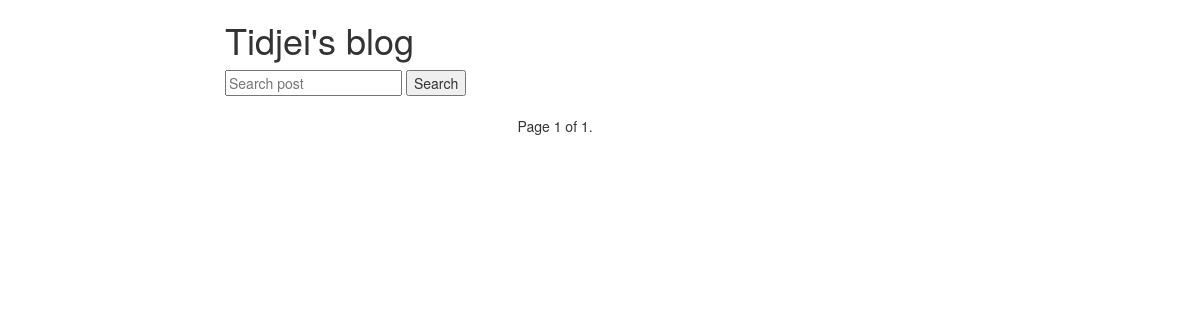
/posts/, run on an earlier commit of the app's database.
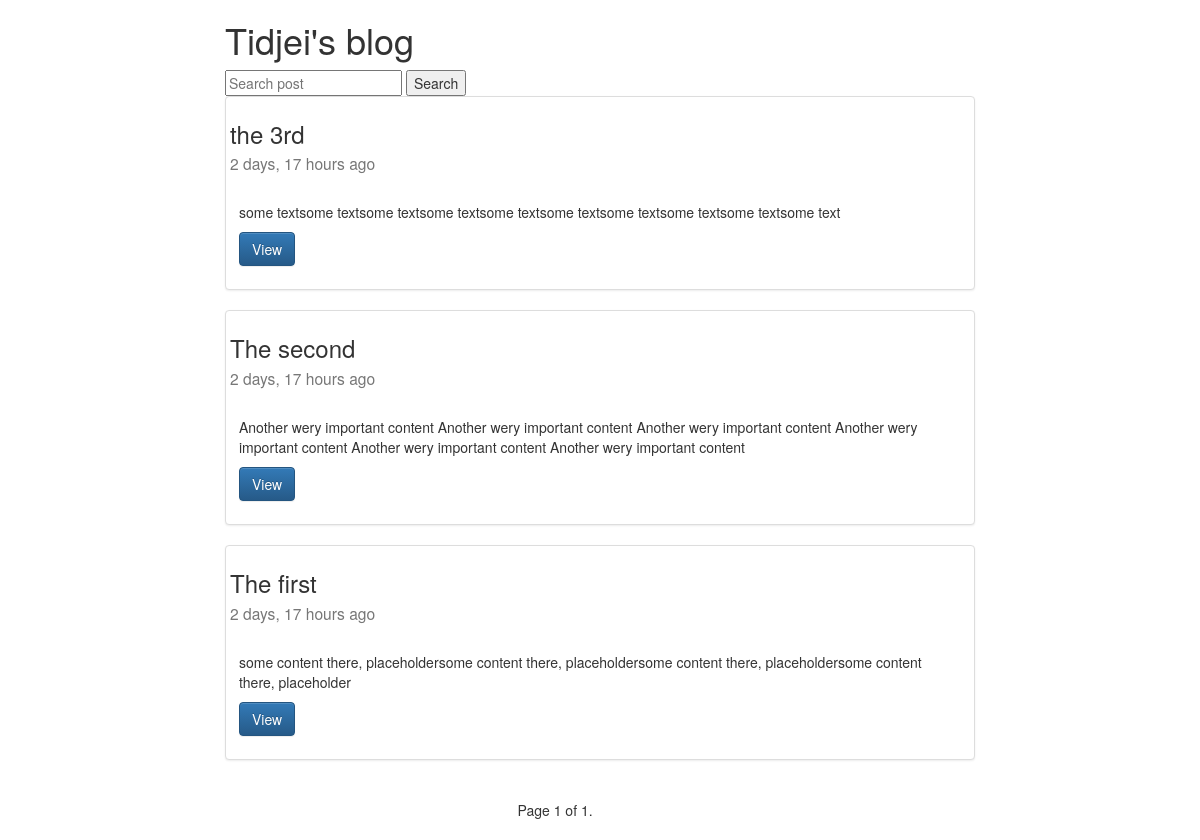
And on a later commit of the database.
### posts/models.py (models this page shows, shortened)
class Post(models.Model):
    user = models.ForeignKey(settings.AUTH_USER_MODEL, default=1)
    title = models.CharField(max_length=120)
    image = models.FileField(null=True, blank=True)
    content = models.TextField()
    updated = models.DateTimeField('Was updated', auto_now=True, auto_now_add=False)
    timestamp = models.DateTimeField('Was created', auto_now=False, auto_now_add=True)
    def get_absolute_url(self):
        return reverse('posts:detail', kwargs={'id': self.id})
    class Meta:
        ordering = ["-updated", "-timestamp"]

### posts/views.py (the view)
def posts_list(request):
    model_title = Post.objects.all()
    query = request.GET.get('q')
    if query:
        model_title = Post.objects.all().filter(title__icontains=query)
    paginator = Paginator(model_title, 5)
    page = request.GET.get('page')
    try:
        model_title_p = paginator.page(page)
    except PageNotAnInteger:
        model_title_p = paginator.page(1)
    except EmptyPage:
        model_title_p = paginator.page(paginator.num_pages)
    context = {
        'model_title': model_title_p
    }
    return render(request, 'posts/home.html', context)

### posts/templates/posts/home.html (shortened to what this page needs)
{% extends 'posts/base.html' %}
{% block content %}
    <div class="row">
        <div class="col-sm-8 col-sm-offset-2">
            <h1>Tidjei's blog</h1>
            <form method="GET" action="">
                <input type="text" placeholder="Search post" name="q" value="{{ request.GET.q }}"/>
                <input type="submit" value="Search"/>
            </form>
            {% for i in model_title %}
                <div class="row">
                    <div class="col-sm-12">
                        <div class="thumbnail">
                            <h3>{{ i.title }} <br>
                                <small>{{ i.updated|timesince }} ago</small>
                            </h3>
                            <div class="caption">
                                <p>{{ i.content|linebreaks|truncatechars:500 }}</p>
                                <p><a href="{{ i.get_absolute_url }}" class="btn btn-primary" role="button">View</a>
                            </div>
                        </div>
                    </div>
                </div>
            {% endfor %}
        </div>
    </div>
    <div class="row">
        <div class="col-sm-6 col-sm-offset-5">
            <div class="pagination">
    <span class="step-links">
        <span class="current">
            Page {{ model_title.number }} of {{ model_title.paginator.num_pages }}.
        </span>
    </span>
            </div>
        </div>
    </div>
{% endblock %}

What changed in the data, as far as the page shows it:
added Post: title "the 3rd", updated "2 days, 17 hours", content "some textsome textsome textsome textsome textsome textsome textsome textsome textsome text"
added Post: title "The second", updated "2 days, 17 hours", content "Another wery important content Another wery important content Another wery important content Another wery important content Another wery important content Another wery important content"
added Post: title "The first", updated "2 days, 17 hours", content "some content there, placeholdersome content there, placeholdersome content there, placeholdersome content there, placeholder"
